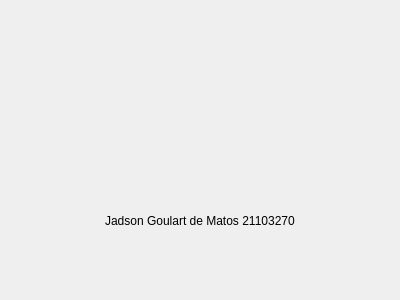
<?xml version="1.0" encoding="UTF-8"?>
<ui version="4.0">
 <class>about</class>
 <widget class="QWidget" name="about">
  <property name="geometry">
   <rect>
    <x>0</x>
    <y>0</y>
    <width>400</width>
    <height>300</height>
   </rect>
  </property>
  <property name="windowTitle">
   <string>Form</string>
  </property>
  <layout class="QVBoxLayout" name="verticalLayout">
   <item>
    <widget class="QLabel" name="photo">
     <property name="text">
      <string/>
     </property>
     <property name="pixmap">
      <pixmap resource="resources.qrc">:/resources/resources/eu.png</pixmap>
     </property>
     <property name="scaledContents">
      <bool>false</bool>
     </property>
     <property name="alignment">
      <set>Qt::AlignCenter</set>
     </property>
     <property name="wordWrap">
      <bool>false</bool>
     </property>
    </widget>
   </item>
   <item alignment="Qt::AlignHCenter">
    <widget class="QLabel" name="label">
     <property name="text">
      <string>Jadson Goulart de Matos 21103270</string>
     </property>
    </widget>
   </item>
  </layout>
 </widget>
 <resources>
  <include location="resources.qrc"/>
 </resources>
 <connections/>
</ui>
